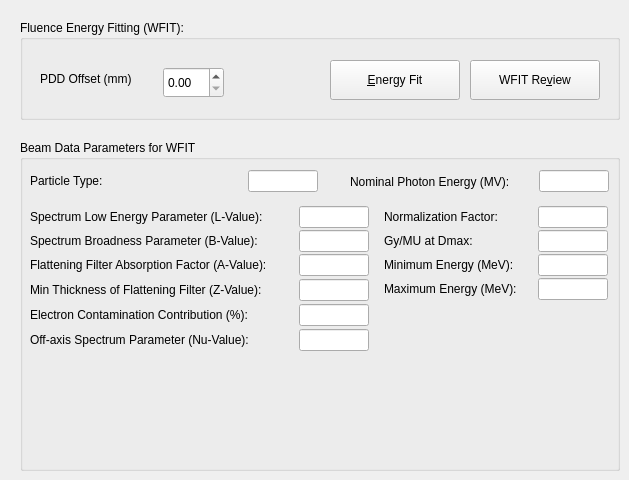
    <widget class="QWidget" name="TabPage_3">
     <attribute name="title">
      <string>WFIT(&amp;3)</string>
     </attribute>
     <widget class="QGroupBox" name="groupBoxWFIT">
      <property name="enabled">
       <bool>true</bool>
      </property>
      <property name="geometry">
       <rect>
        <x>20</x>
        <y>20</y>
        <width>600</width>
        <height>100</height>
       </rect>
      </property>
      <property name="title">
       <string>Fluence Energy Fitting (WFIT):</string>
      </property>
      <widget class="QLabel" name="textLabelOffset">
       <property name="geometry">
        <rect>
         <x>20</x>
         <y>49</y>
         <width>111</width>
         <height>20</height>
        </rect>
       </property>
       <property name="text">
        <string>PDD Offset (mm)</string>
       </property>
       <property name="wordWrap">
        <bool>false</bool>
       </property>
      </widget>
      <widget class="QPushButton" name="pushButtonWfitReview">
       <property name="geometry">
        <rect>
         <x>450</x>
         <y>40</y>
         <width>130</width>
         <height>40</height>
        </rect>
       </property>
       <property name="text">
        <string>WFIT Re&amp;view</string>
       </property>
       <property name="shortcut">
        <string>Alt+V</string>
       </property>
      </widget>
      <widget class="QPushButton" name="pushButtonWfit">
       <property name="geometry">
        <rect>
         <x>310</x>
         <y>40</y>
         <width>130</width>
         <height>40</height>
        </rect>
       </property>
       <property name="text">
        <string>&amp;Energy Fit</string>
       </property>
       <property name="shortcut">
        <string>Alt+E</string>
       </property>
      </widget>
      <widget class="QDoubleSpinBox" name="floatSpinBoxOffset">
       <property name="geometry">
        <rect>
         <x>143</x>
         <y>47</y>
         <width>61</width>
         <height>31</height>
        </rect>
       </property>
      </widget>
     </widget>
     <widget class="QGroupBox" name="groupBoxVerificationWater">
      <property name="geometry">
       <rect>
        <x>20</x>
        <y>140</y>
        <width>600</width>
        <height>331</height>
       </rect>
      </property>
      <property name="title">
       <string>Beam Data Parameters for WFIT</string>
      </property>
      <widget class="QLabel" name="textLabelEmax2">
       <property name="geometry">
        <rect>
         <x>364</x>
         <y>138</y>
         <width>146</width>
         <height>21</height>
        </rect>
       </property>
       <property name="text">
        <string>Maximum Energy (MeV):</string>
       </property>
       <property name="wordWrap">
        <bool>false</bool>
       </property>
      </widget>
      <widget class="QLabel" name="textLabelTypeWater">
       <property name="geometry">
        <rect>
         <x>10</x>
         <y>30</y>
         <width>100</width>
         <height>21</height>
        </rect>
       </property>
       <property name="text">
        <string>Particle Type:</string>
       </property>
       <property name="wordWrap">
        <bool>false</bool>
       </property>
      </widget>
      <widget class="QLabel" name="textLabelEWater">
       <property name="geometry">
        <rect>
         <x>330</x>
         <y>31</y>
         <width>180</width>
         <height>21</height>
        </rect>
       </property>
       <property name="text">
        <string>Nominal Photon Energy (MV):</string>
       </property>
       <property name="wordWrap">
        <bool>false</bool>
       </property>
      </widget>
      <widget class="QLabel" name="textLabelLWater">
       <property name="geometry">
        <rect>
         <x>10</x>
         <y>66</y>
         <width>261</width>
         <height>21</height>
        </rect>
       </property>
       <property name="text">
        <string>Spectrum Low Energy Parameter (L-Value):</string>
       </property>
       <property name="wordWrap">
        <bool>false</bool>
       </property>
      </widget>
      <widget class="QLabel" name="textLabelBWater">
       <property name="geometry">
        <rect>
         <x>10</x>
         <y>90</y>
         <width>261</width>
         <height>21</height>
        </rect>
       </property>
       <property name="text">
        <string>Spectrum Broadness Parameter (B-Value):</string>
       </property>
       <property name="wordWrap">
        <bool>false</bool>
       </property>
      </widget>
      <widget class="QLabel" name="textLabelEmin2">
       <property name="geometry">
        <rect>
         <x>364</x>
         <y>114</y>
         <width>142</width>
         <height>21</height>
        </rect>
       </property>
       <property name="text">
        <string>Minimum Energy (MeV):</string>
       </property>
       <property name="wordWrap">
        <bool>false</bool>
       </property>
      </widget>
      <widget class="QLabel" name="textLabelNorm2">
       <property name="geometry">
        <rect>
         <x>364</x>
         <y>66</y>
         <width>140</width>
         <height>21</height>
        </rect>
       </property>
       <property name="text">
        <string>Normalization Factor:</string>
       </property>
       <property name="wordWrap">
        <bool>false</bool>
       </property>
      </widget>
      <widget class="QLabel" name="textLabelGYMU2">
       <property name="geometry">
        <rect>
         <x>364</x>
         <y>90</y>
         <width>140</width>
         <height>21</height>
        </rect>
       </property>
       <property name="text">
        <string>Gy/MU at Dmax:</string>
       </property>
       <property name="wordWrap">
        <bool>false</bool>
       </property>
      </widget>
      <widget class="QLineEdit" name="lineEditLvalWater">
       <property name="geometry">
        <rect>
         <x>279</x>
         <y>66</y>
         <width>70</width>
         <height>22</height>
        </rect>
       </property>
       <property name="text">
        <string/>
       </property>
       <property name="alignment">
        <set>Qt::AlignRight</set>
       </property>
       <property name="readOnly">
        <bool>true</bool>
       </property>
      </widget>
      <widget class="QLineEdit" name="lineEditBvalWater">
       <property name="geometry">
        <rect>
         <x>279</x>
         <y>90</y>
         <width>70</width>
         <height>22</height>
        </rect>
       </property>
       <property name="text">
        <string/>
       </property>
       <property name="alignment">
        <set>Qt::AlignRight</set>
       </property>
       <property name="readOnly">
        <bool>true</bool>
       </property>
      </widget>
      <widget class="QLineEdit" name="lineEditEmaxWater">
       <property name="geometry">
        <rect>
         <x>518</x>
         <y>138</y>
         <width>70</width>
         <height>22</height>
        </rect>
       </property>
       <property name="text">
        <string/>
       </property>
       <property name="alignment">
        <set>Qt::AlignRight</set>
       </property>
       <property name="readOnly">
        <bool>true</bool>
       </property>
      </widget>
      <widget class="QLineEdit" name="lineEditEminWater">
       <property name="geometry">
        <rect>
         <x>518</x>
         <y>114</y>
         <width>70</width>
         <height>22</height>
        </rect>
       </property>
       <property name="text">
        <string/>
       </property>
       <property name="alignment">
        <set>Qt::AlignRight</set>
       </property>
       <property name="readOnly">
        <bool>true</bool>
       </property>
      </widget>
      <widget class="QLineEdit" name="lineEditGyMUWater">
       <property name="geometry">
        <rect>
         <x>518</x>
         <y>90</y>
         <width>70</width>
         <height>22</height>
        </rect>
       </property>
       <property name="text">
        <string/>
       </property>
       <property name="alignment">
        <set>Qt::AlignRight</set>
       </property>
       <property name="readOnly">
        <bool>true</bool>
       </property>
      </widget>
      <widget class="QLineEdit" name="lineEditNormWater">
       <property name="geometry">
        <rect>
         <x>518</x>
         <y>66</y>
         <width>70</width>
         <height>22</height>
        </rect>
       </property>
       <property name="text">
        <string/>
       </property>
       <property name="alignment">
        <set>Qt::AlignRight</set>
       </property>
       <property name="readOnly">
        <bool>true</bool>
       </property>
      </widget>
      <widget class="QLineEdit" name="lineEditEWater">
       <property name="geometry">
        <rect>
         <x>519</x>
         <y>30</y>
         <width>70</width>
         <height>22</height>
        </rect>
       </property>
       <property name="text">
        <string/>
       </property>
       <property name="alignment">
        <set>Qt::AlignRight</set>
       </property>
       <property name="readOnly">
        <bool>true</bool>
       </property>
      </widget>
      <widget class="QLineEdit" name="lineEditPTypeWater">
       <property name="geometry">
        <rect>
         <x>228</x>
         <y>30</y>
         <width>70</width>
         <height>22</height>
        </rect>
       </property>
       <property name="text">
        <string/>
       </property>
       <property name="alignment">
        <set>Qt::AlignRight</set>
       </property>
       <property name="readOnly">
        <bool>true</bool>
       </property>
      </widget>
      <widget class="QLabel" name="textLabelAWater">
       <property name="geometry">
        <rect>
         <x>10</x>
         <y>114</y>
         <width>271</width>
         <height>21</height>
        </rect>
       </property>
       <property name="text">
        <string>Flattening Filter Absorption Factor (A-Value):</string>
       </property>
       <property name="wordWrap">
        <bool>false</bool>
       </property>
      </widget>
      <widget class="QLineEdit" name="lineEditAvalWater">
       <property name="geometry">
        <rect>
         <x>279</x>
         <y>114</y>
         <width>70</width>
         <height>22</height>
        </rect>
       </property>
       <property name="text">
        <string/>
       </property>
       <property name="alignment">
        <set>Qt::AlignRight</set>
       </property>
       <property name="readOnly">
        <bool>true</bool>
       </property>
      </widget>
      <widget class="QLabel" name="textLabelZWater">
       <property name="geometry">
        <rect>
         <x>10</x>
         <y>139</y>
         <width>261</width>
         <height>21</height>
        </rect>
       </property>
       <property name="text">
        <string>Min Thickness of Flattening Filter (Z-Value):</string>
       </property>
       <property name="wordWrap">
        <bool>false</bool>
       </property>
      </widget>
      <widget class="QLineEdit" name="lineEditZvalWater">
       <property name="geometry">
        <rect>
         <x>279</x>
         <y>139</y>
         <width>70</width>
         <height>22</height>
        </rect>
       </property>
       <property name="text">
        <string/>
       </property>
       <property name="alignment">
        <set>Qt::AlignRight</set>
       </property>
       <property name="readOnly">
        <bool>true</bool>
       </property>
      </widget>
      <widget class="QLineEdit" name="lineEditPconWater">
       <property name="geometry">
        <rect>
         <x>279</x>
         <y>164</y>
         <width>70</width>
         <height>22</height>
        </rect>
       </property>
       <property name="text">
        <string/>
       </property>
       <property name="alignment">
        <set>Qt::AlignRight</set>
       </property>
       <property name="readOnly">
        <bool>true</bool>
       </property>
      </widget>
      <widget class="QLabel" name="textLabelPconWater">
       <property name="geometry">
        <rect>
         <x>10</x>
         <y>164</y>
         <width>261</width>
         <height>21</height>
        </rect>
       </property>
       <property name="text">
        <string>Electron Contamination Contribution (%):</string>
       </property>
       <property name="wordWrap">
        <bool>false</bool>
       </property>
      </widget>
      <widget class="QLineEdit" name="lineEditNUvalWater">
       <property name="geometry">
        <rect>
         <x>279</x>
         <y>189</y>
         <width>70</width>
         <height>22</height>
        </rect>
       </property>
       <property name="text">
        <string/>
       </property>
       <property name="alignment">
        <set>Qt::AlignRight</set>
       </property>
       <property name="readOnly">
        <bool>true</bool>
       </property>
      </widget>
      <widget class="QLabel" name="textLabelNUWater">
       <property name="geometry">
        <rect>
         <x>10</x>
         <y>189</y>
         <width>260</width>
         <height>21</height>
        </rect>
       </property>
       <property name="text">
        <string>Off-axis Spectrum Parameter (Nu-Value):</string>
       </property>
       <property name="wordWrap">
        <bool>false</bool>
       </property>
      </widget>
     </widget>
    </widget>
